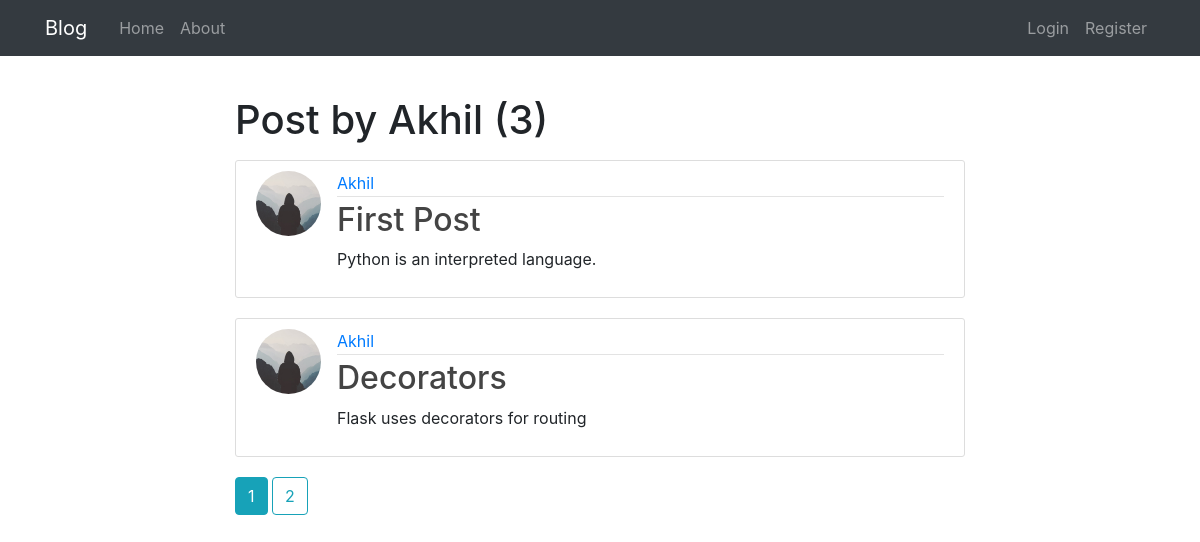
The page /user/Akhil  on the database its author committed.
### flaskblog/models.py (models this page shows, shortened)
class User(db.Model, UserMixin):
    id = db.Column(db.Integer, primary_key=True)
    username = db.Column(db.String(20), unique=True, nullable=False)
    email = db.Column(db.String(120), unique=True, nullable=False)
    image_file = db.Column(db.String(20), nullable=False, default='default.jpg')
    password = db.Column(db.String(60), nullable=False)
    posts = db.relationship('Post', backref='author', lazy=True)

class Post(db.Model):
    id = db.Column(db.Integer, primary_key=True)
    title = db.Column(db.String(100), nullable=False)
    content = db.Column(db.Text, nullable=False)
    user_id = db.Column(db.Integer, db.ForeignKey('user.id'), nullable=False)

### flaskblog/routes.py (the view)
@app.route("/user/<string:username>")
def user_posts(username):
	page = request.args.get('page', 1, type=int)
	user = User.query.filter_by(username=username).first_or_404()
	posts = Post.query.filter_by(author=user).paginate(page=page, per_page=2)
	return render_template('user_posts.html', posts=posts, user=user)

### flaskblog/templates/user_posts.html
{% extends "general_layout.html" %}
{% block changing %}
<h1 class="mb-3"> Post by {{ user.username }} ({{ posts.total }})</h1>
{%for post in posts.items%}
<article class="media content-section">
  <img class="rounded-circle article-img" src="{{url_for('static',filename='profile_pics/' + post.author.image_file)}}">
  <div class="media-body">
    <div class="article article-metadata">
      <a class="mr-2" href="{{ url_for('user_posts', username = post.author.username) }}">{{ post.author.username }}</a>
    </div>
    <h2><a class="article-title" href="{{url_for('post',post_id=post.id)}}">{{ post.title }}</a></h2>
    <p class="article-content">{{ post.content }}</p>
  </div>
</article>
{% endfor %}
{%for page_num in posts.iter_pages(left_edge=1, right_edge=1, left_current=1, right_current=2) %}
{% if page_num %}
  {% if posts.page == page_num %}
    <a class="btn btn-info mb-4" href="{{url_for('user_posts',  username=user.username, page=page_num)}}">{{ page_num}}</a>
  {% else %}
    <a class="btn btn-outline-info mb-4" href="{{url_for('user_posts',  username=user.username, page=page_num)}}">{{ page_num}}</a>
  {% endif %}
{% else %}
  ...
{% endif %}
{% endfor %}
{% endblock changing %}

### flaskblog/static/main.css (style rules this page uses)
body { background: #fafafa; color: #333333; margin-top: 5rem; }
h1, h2, h3, h4, h5, h6 { color: #444444; }
.content-section { background: #ffffff; padding: 10px 20px; border: 1px solid #dddddd; border-radius: 3px; margin-bottom: 20px; }
.article-title { color: #444444; }
.article-content { white-space: pre-line; }
.article-img { height: 65px; width: 65px; margin-right: 16px; }
.article-metadata { padding-bottom: 1px; margin-bottom: 4px; border-bottom: 1px solid #e3e3e3 }

### rows shown on the page
User: username "Akhil"
Post: image_file (placeholder picture), author.username "Akhil", title "First Post", content "Python is an interpreted language."
Post: image_file (placeholder picture), author.username "Akhil", title "Decorators", content "Flask uses decorators for routing"

### other values the page prints
{{ posts.total }} "3"
{{ page_num }} "1"
{{ page_num }} "2"
